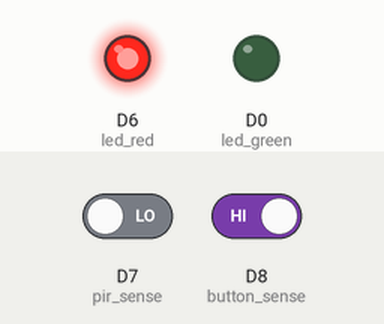
This sketch was run on a simulated ESP8266 (NodeMCU). On the bench: output pins drawn as LEDs (lit = HIGH). Dashed ring = blinking. The test bench sets the inputs (shaded band); at power-on: D7 (pir_sense) LOW, D8 (button_sense) HIGH. WiFi joins after 1.5 s; servers stay silent unless stated; web services answer with replies made up by the test bench; what the sketch prints to the serial monitor is not drawn.

Above: at 2.7 s.
2.8 s: D7 (pir_sense) driven HIGH
At 12.8 s:
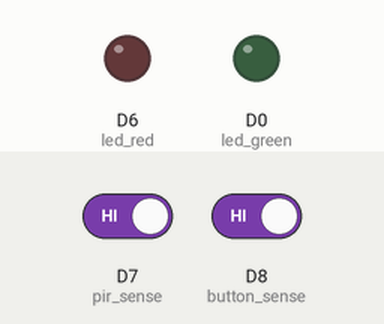
13.0 s: D8 (button_sense) driven LOW
At 13.8 s:
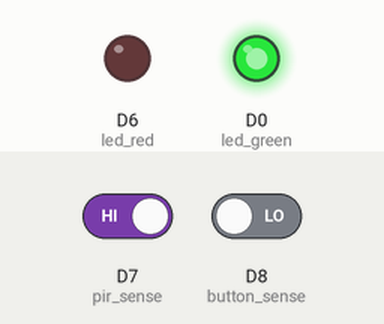
16.5 s: D8 (button_sense) driven HIGH
At 19.0 s:
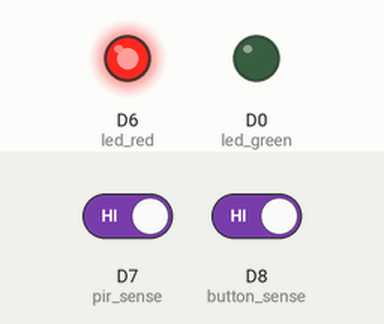
20.0 s: D8 (button_sense) driven LOW
At 20.6 s:
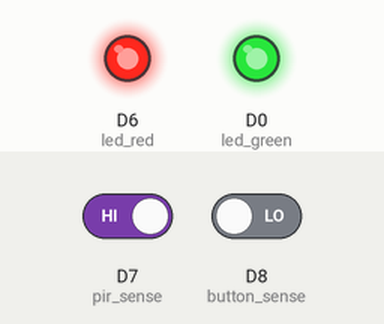
26.0 s: D7 (pir_sense) driven LOW
At 27.5 s:
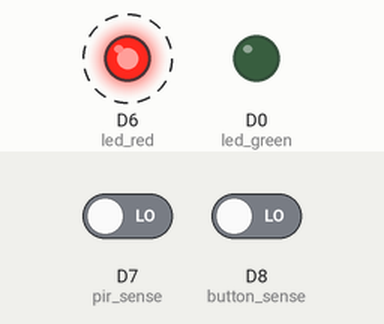
Timing chart, 0 to 30.5 s (numbered marks = the images above; inputs shaded):
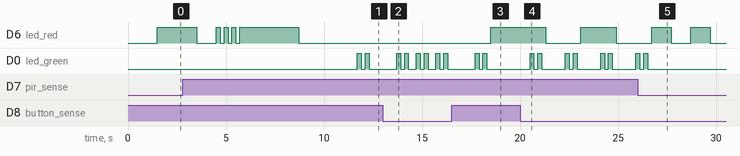

Measured:
- after the input at 2.8 s, D0 (led_green): alternates HIGH for 0.20 s and LOW for 0.20 s, 4 changes in all, then stays LOW, starting after 8.9 s
- after the input at 13.0 s, D6 (led_red): stays LOW (without the input it goes to HIGH after 1.5 s)
- after the input at 16.5 s, D6 (led_red): LOW → HIGH after 2.0 s
- after the input at 20.0 s, D0 (led_green): LOW → HIGH after 0.50 s, then repeats every 1.8 s: LOW 0.20 s, HIGH 0.20 s, LOW 1.2 s, HIGH 0.20 s
- after the input at 26.0 s, D0 (led_green): goes on until 26.5 s, then stays LOW

The sketch:

intruder.ino
```cpp
#include <ESP8266WiFi.h>
#include <ESP8266HTTPClient.h>

const char *wifi_ssid = "YOUR NETWORK NAME";
const char *wifi_pass = "YOUR NETWORK PASSWORD";

//                                                  ie:  /motion/     ie: key/12341346564";
const char *ifttt_url = "https://maker.ifttt.com/trigger/EVENT_NAME/with/key/MAKER_KEY";

const int led_red = D6;
const int led_green = D0;
const int pir_sense = D7;
const int button_sense = D8;

bool armed = false;

BearSSL::WiFiClientSecure client;

void setup()
{
  setupPins();
  Serial.begin(9600);
  WiFi.begin(wifi_ssid, wifi_pass);
  while (WiFi.status() != WL_CONNECTED)
  {
    Serial.print(".");
    delay(500);
  }
  Serial.println("Connected!");
  Serial.printf("Network: %s\n", wifi_ssid);
  Serial.printf("IP: %s\n", WiFi.localIP().toString().c_str());
  client.setInsecure();
}
void loop()
{
  int detectedMotion = digitalRead(pir_sense);

  if (detectedMotion)
  {
    flashLed(led_green, 200);
    flashLed(led_green, 200);

    if (armed)
    {
      sendNotification();
    }
  }

  if (!armed)
  {
    //flash rapidly to show not armed
    digitalWrite(led_red, !digitalRead(led_red));
    delay(1000);
  }

  if (checkButton())
  {
    //we are arming or not arming
    digitalWrite(led_green, LOW);
    digitalWrite(led_red, LOW);
    armed = !armed;
    if (armed)
    {
      delay(1000);
      flashLed(led_red, 200);
      flashLed(led_red, 200);
      flashLed(led_red, 200);
      flashLed(led_red, 3000);
    }
  }
}
// =====================================================
// Private functions below
// =====================================================
void flashLed(int pin, int ms)
{
  digitalWrite(pin, HIGH);
  delay(ms);
  digitalWrite(pin, LOW);
  delay(ms);
}

void setupPins()
{
  pinMode(led_green, OUTPUT);
  pinMode(led_red, OUTPUT);
  pinMode(pir_sense, INPUT_PULLDOWN_16);
  pinMode(button_sense, INPUT_PULLUP);
}

bool checkButton()
{
  if (digitalRead(button_sense) == HIGH)
  {
    delay(1000);

    if (digitalRead(button_sense) == HIGH)
    {
      return true;
    }
  }
  return false;
}

void sendNotification()
{
  // should only be called when wanting to send a notification
  HTTPClient http;
  http.begin(client, ifttt_url);
  int r = http.GET();

  if (r < 0)
  {
    Serial.println(http.errorToString(r));
  }
  else
  {
    http.writeToStream(&Serial);
    Serial.println();
  }
  http.end();
}
```
